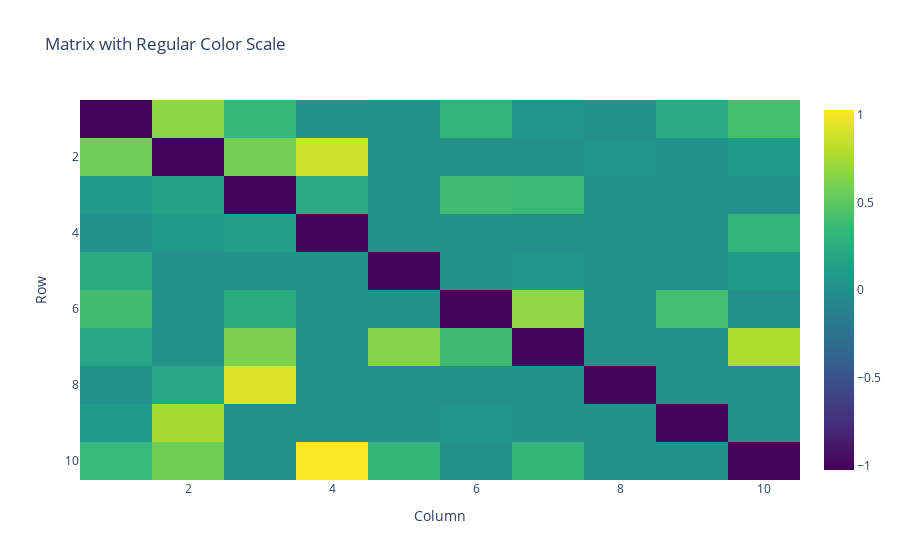

The notebook cell this image was saved under:
### Code cell
#parameters
S=10
C=0.5
sigma= 0.5
Pc=0
Pm=1
Pe=0
s= 1

matrix_para = {'S':S, 'C':C, 'sigma':sigma, 'Pm':Pm, 'Pc':Pc, 'Pe':Pe,'s':s}
matrix_para

A=local_matrix_A(matrix_para)
plot_matrix(A)

### Figure 1 — Plotly figure (JSON) as saved in the notebook; plotly's stock layout.template omitted (floating-point values rounded to 4 significant figures)
{"data": [{"colorscale": [[0, "#440154"], [0.1111, "#482878"], [0.2222, "#3e4989"], [0.3333, "#31688e"], [0.4444, "#26828e"], [0.5556, "#1f9e89"], [0.6667, "#35b779"], [0.7778, "#6ece58"], [0.8889, "#b5de2b"], [1, "#fde725"]], "type": "heatmap", "x": [1, 2, 3, 4, 5, 6, 7, 8, 9, 10], "y": [1, 2, 3, 4, 5, 6, 7, 8, 9, 10], "z": [[-1, 0.6651, 0.3508, 0, 0.01924, 0.3158, 0.03413, 0, 0.2303, 0.4103], [0.5621, -1, 0.5903, 0.8721, 0, 0, 0, 0.04176, 0.02266, 0.1012], [0.08188, 0.1522, -1, 0.2333, 0, 0.3855, 0.3602, 0.021, 0, 0], [0, 0.0703, 0.1355, -1, 0, 0, 0, 0, 0, 0.3138], [0.2376, 0, 0, 0, -1, 0, 0.04663, 0, 0, 0.0835], [0.3957, 0, 0.2372, 0, 0, -1, 0.6779, 0, 0.4051, 0], [0.2015, 0, 0.6166, 0, 0.6425, 0.3763, -1, 0, 0, 0.7859], [0, 0.1946, 0.9213, 0, 0, 0, 0, -1, 0, 0], [0.0776, 0.7534, 0, 0, 0, 0.03349, 0, 0, -1, 0], [0.3573, 0.5676, 0, 1.026, 0.3209, 0, 0.3239, 0, 0, -1]], "zmid": 0}], "layout": {"title": {"text": "Matrix with Regular Color Scale"}, "xaxis": {"title": {"text": "Column"}}, "yaxis": {"autorange": "reversed", "title": {"text": "Row"}}}}
